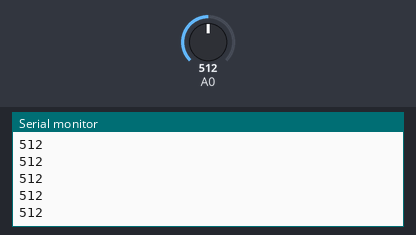
Bench run of a sketch on a simulated ESP8266 (NodeMCU). On the bench: the last lines printed to the serial monitor. The inputs (shaded band) are chosen by the test bench; at power-on: A0 = 512.

Above: at 1.2 s.
1.3 s: A0 set to 716
At 2.4 s:
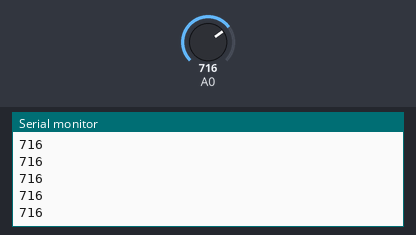
2.8 s: A0 set to 900
At 3.9 s:
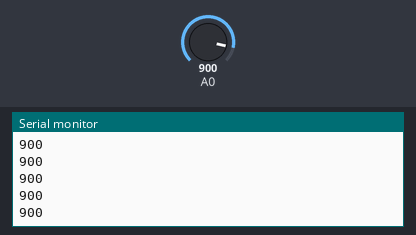
Timing chart, 0 to 5.8 s (numbered marks = the images above; inputs shaded):
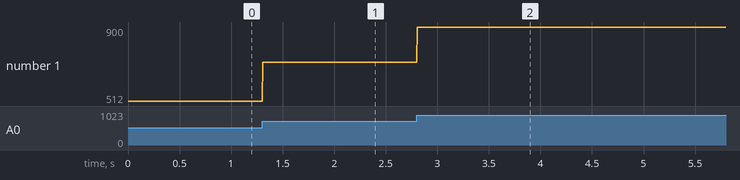

Measured:
- after the input at 1.3 s, the serial monitor: prints a new line at once (image 1)
- after the input at 2.8 s, the serial monitor: prints a new line at once (image 2)
- plotted number 1: 512 → 716 after the input at 1.3 s, 716 → 900 after the input at 2.8 s

The sketch:

esp.ino
```cpp
#include <SoftwareSerial.h>

SoftwareSerial NodeSerial(D2, D3); // RX | TX
void setup()
{
  Serial.begin(115200);
  pinMode(A0, INPUT);
  NodeSerial.begin(9600);
}
void loop()
{
  int analog = analogRead(A0);
  NodeSerial.print(analog);
  NodeSerial.print("\n");
  Serial.println(analog);
}
```
